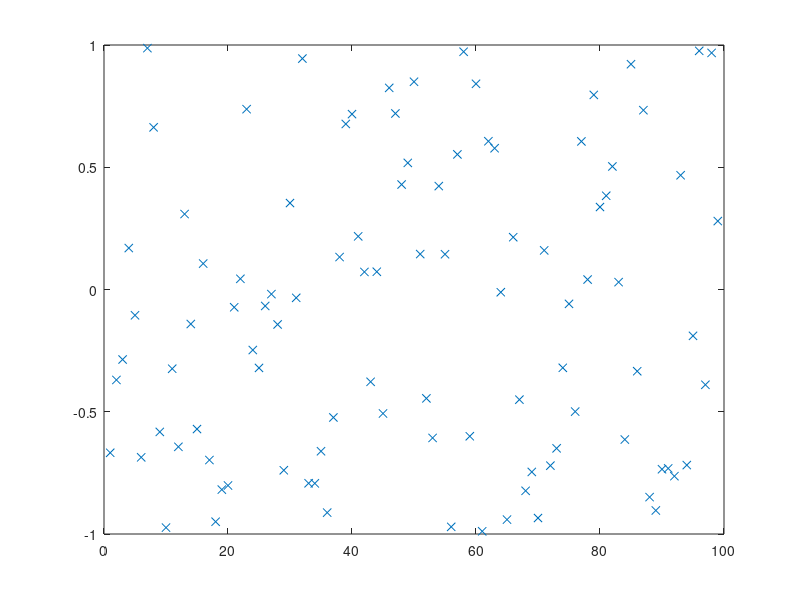

Write the MATLAB code that produced this figure. (Note: this script raises an error after producing the figure.)
% script <a href="matlab:RC_HeapSortTest">RC_HeapSortTest</a>
% Test <a href="matlab:help RC_HeapSort">RC_HeapSort</a> on a random set of data.
% See <a href="matlab:RCweb">Numerical Renaissance: simulation, optimization, & control</a>, Section 7.1.6.
% Part of <a href="matlab:help RCC">Numerical Renaissance Codebase 1.0</a>, <a href="matlab:help RCchap07">Chapter 7</a>; please read the <a href="matlab:help RCcopyleft">copyleft</a>.

n=99; D=2*rand(n,1)-1; close all, plot(D(:,1),'x'), pause(0.5)
[D,index]=RC_HeapSort(D,1,n);        plot(D(:,1),'x')

% end script RC_HeapSortTest
